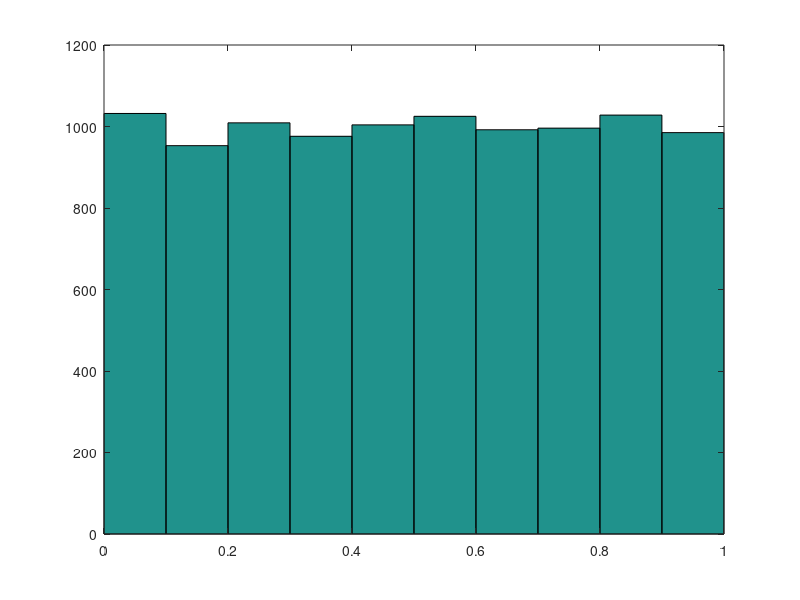
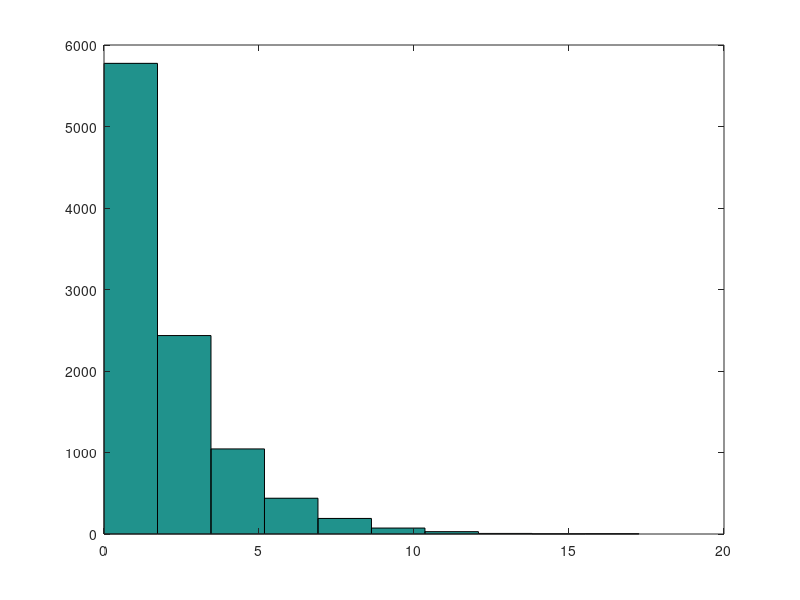

Here is the MATLAB script that generated these plots, in order:

z = rand(10000,1);

lambda = 0.5;

trans = - (1 / lambda) .* log(1-z);

close all;

figure; hist(z);
figure; hist(trans);
